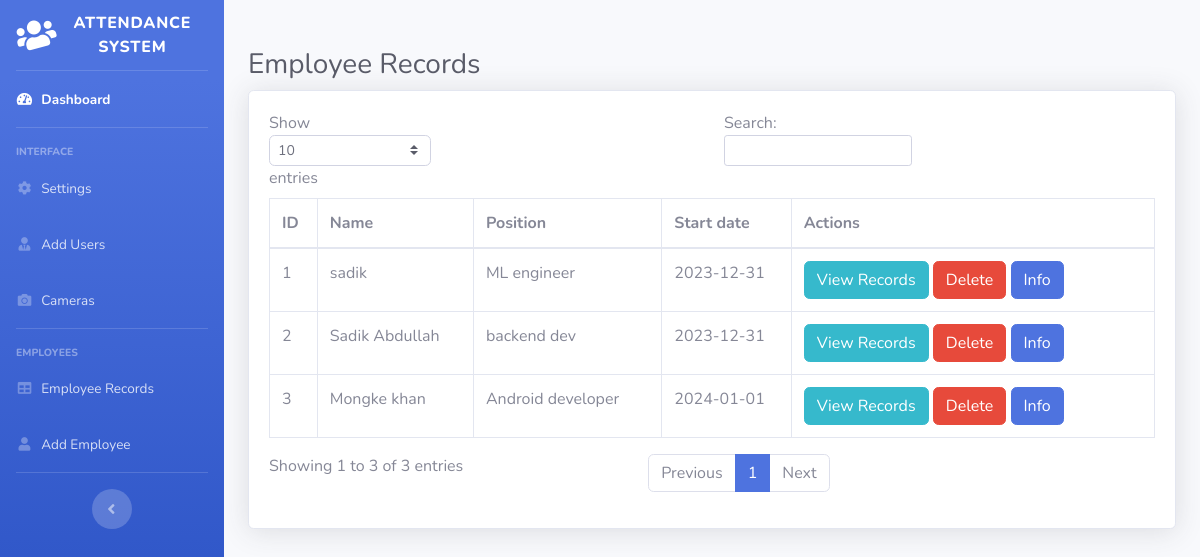
The app's page /tables (signed in), older data.
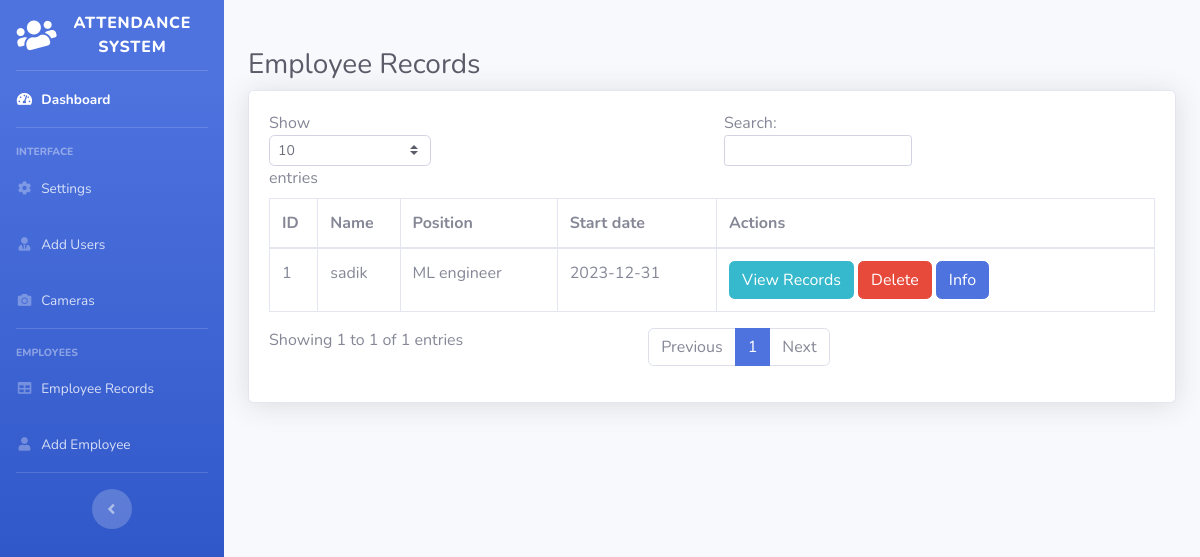
The same page, newer data.
### app.py (models this page shows)
class Employee(db.Model):
    id = db.Column(db.Integer, primary_key=True)
    name = db.Column(db.String(100), nullable=False)
    position = db.Column(db.String(100))
    image_path = db.Column(db.String(300))
    start_date = db.Column(db.Date)
    username = db.Column(db.String(120), unique=True, nullable=True)

### app.py (the view)
@app.route("/tables",methods=["GET"])
@login_required
def tables():
    employees = Employee.query.all()
    return render_template("tables.html",employees=employees)

### app.py (called while the page is built)
def login_required(f):
    @wraps(f)
    def decorated_function(*args, **kwargs):
        if 'logged_in' not in session:
            flash('Please login to view this page.', 'danger')
            return redirect(url_for('login', next=request.url))
        return f(*args, **kwargs)
    return decorated_function

### templates/tables.html (shortened to what this page needs)
{% include 'navbar.html' %}
            <div class="container-fluid">
                <br/><br/>
                <h1 class="h3 mb-2 text-gray-800">Employee Records</h1>
                <div class="card shadow mb-4">
                  <div class="card-body">
                    <div class="table-responsive">
                      <table class="table table-bordered" id="dataTable" width="100%" cellspacing="0">
                        <thead>
                          <tr>
                            <th>ID</th>
                            <th>Name</th>
                            <th>Position</th>
                            <th>Start date</th>
                            <th>Actions</th>
                          </tr>
                        </thead>
                        <tbody>
                          {% for employee in employees %}
                          <tr>
                            <td>{{ employee.id }}</td>
                            <td>{{ employee.name }}</td>
                            <td>{{ employee.position }}</td>
                            <td>{{ employee.start_date }}</td>
                            <td>
                              <button type="button" class="btn btn-info" onclick="viewRecords('{{ employee.id }}')">View Records</button>
                              <button type="button" class="btn btn-danger" onclick="deleteRecord('{{ employee.id }}')">Delete</button>
                              <button type="button" class="btn btn-primary dark" onclick="viewInfo('{{ employee.username }}')">Info</button>
                            </td>
                          </tr>
                          {% endfor %}
                        </tbody>
                      </table>
                    </div>
                  </div>
                </div>
              </div>
</body>
</html>

### templates/navbar.html (shortened to what this page needs)
<!DOCTYPE html>
<html lang="en">
<head>
  <link href="static/vendor/fontawesome-free/css/all.min.css" rel="stylesheet" type="text/css">
  <link href="static/css/sb-admin-2.css" rel="stylesheet">
</head>
<body id="page-top">
  <div id="wrapper">
    <ul class="navbar-nav bg-gradient-primary sidebar sidebar-dark accordion" id="accordionSidebar">
        <a class="sidebar-brand d-flex align-items-center justify-content-center" href="index.html">
          <div class="sidebar-brand-icon rotate-n-15">
            <i class="fas fa-users"></i>
          </div>
          <div class="sidebar-brand-text mx-3">Attendance system</div>
        </a>
        <hr class="sidebar-divider my-0">
        <li class="nav-item active">
          <a class="nav-link" href="/">
            <i class="fas fa-fw fa-tachometer-alt"></i>
            <span>Dashboard</span></a>
        </li>
        <hr class="sidebar-divider">
        <div class="sidebar-heading">
          Interface
        </div>
        <li class="nav-item">
          <a class="nav-link collapsed" href="#">
            <i class="fas fa-fw fa-cog"></i>
            <span>Settings</span>
          </a>
        </li>
        <li class="nav-item">
          <a class="nav-link collapsed" href="/add_user">
            <i class="fas fa-fw fa-user-tie"></i>
            <span>Add Users</span>
          </a>
        </li>
        <li class="nav-item">
          <a class="nav-link collapsed" href="/video_feed" >
            <i class="fas fa-fw fa-camera"></i>
            <span>Cameras</span>
          </a>
        </li>
        <hr class="sidebar-divider">
        <div class="sidebar-heading">
          Employees
        </div>
        <li class="nav-item">
          <a class="nav-link" href="/tables">
            <i class="fas fa-fw fa-table"></i>
            <span>Employee Records</span></a>
        </li>
        <li class="nav-item">
          <a class="nav-link" href="/register">
            <i class="fas fa-fw fa-user"></i>
            <span>Add Employee</span></a>
        </li>
        <hr class="sidebar-divider d-none d-md-block">
        <div class="text-center d-none d-md-inline">
          <button class="rounded-circle border-0" id="sidebarToggle"></button>
        </div>
      </ul>
    <div id="content-wrapper" class="d-flex flex-column">
      <div id="content">

Row changes from the older to the newer data that the page shows:
removed Employee: id "2", name "Sadik Abdullah", position "backend dev", start_date "2023-12-31"
removed Employee: id "3", name "Mongke khan", position "Android developer", start_date "2024-01-01"
Text that changed along with them:
text written by a page script: "Show entries Search: Showing 1 to 3 of 3 entries Previous 1 Next" → "Show entries Search: Showing 1 to 1 of 1 entries Previous 1 Next"
